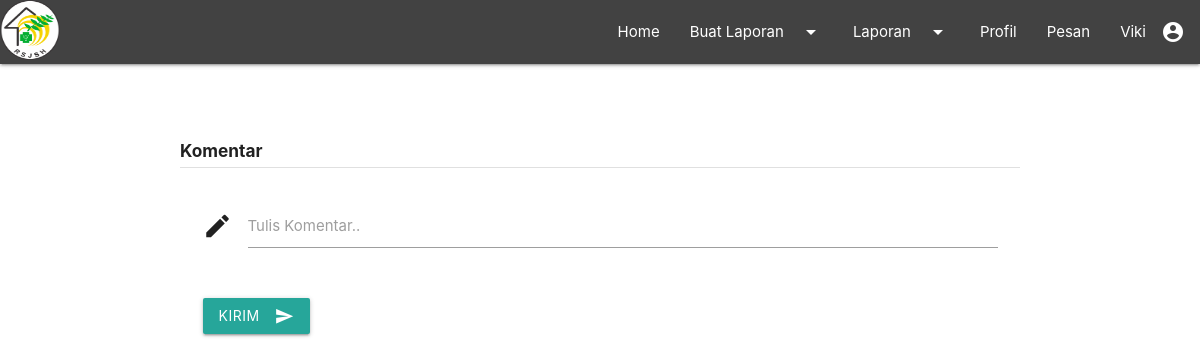
The app's page /admin/laporan/show_laporan?jenis_laporan=laporan_listrik&&id=L-l/Apel/UGD/24092019/001, older data.
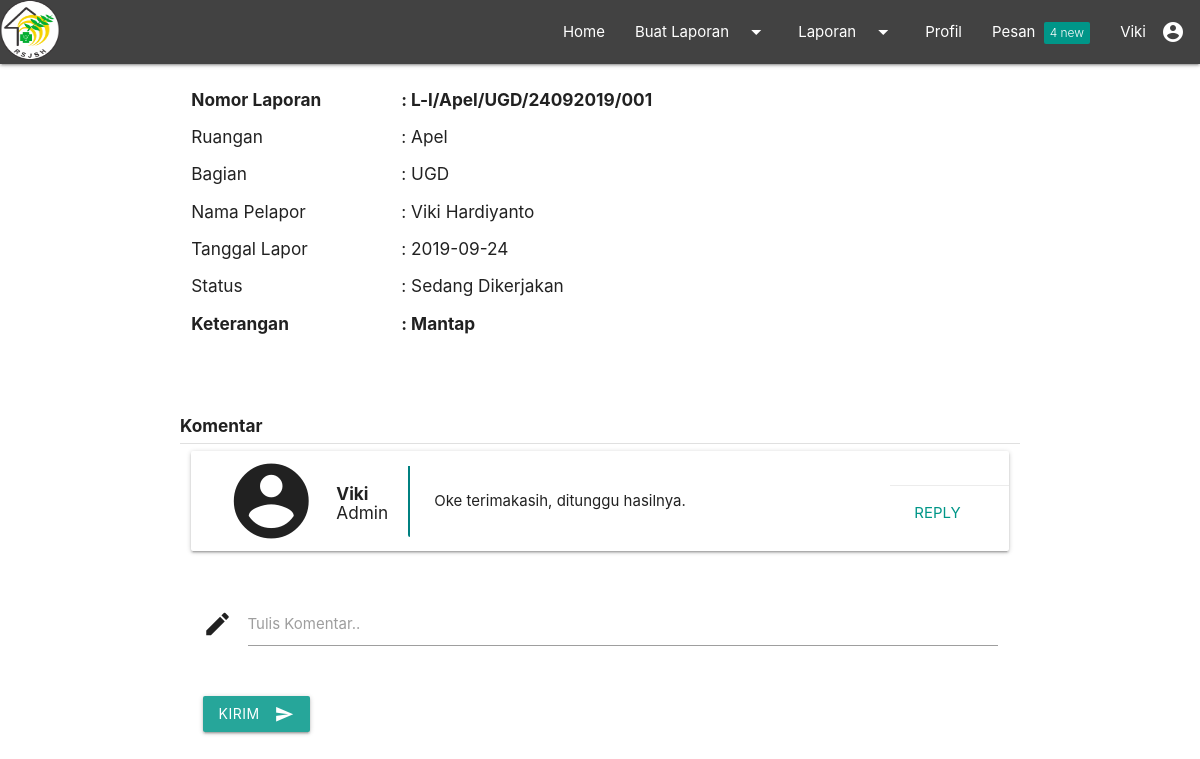
The same page, newer data.
### tables this page shows
CREATE TABLE `laporan_listrik` (
  `nomor_laporan` varchar(256) NOT NULL,
  `tanggal` date NOT NULL,
  `ruangan` varchar(256) NOT NULL,
  `bagian` varchar(256) NOT NULL,
  `pelapor` varchar(256) NOT NULL,
  `keluhan` varchar(256) NOT NULL,
  `tambahan` text NOT NULL,
  `status` enum('Menunggu Konfirmasi','Sedang Dikerjakan','Selesai') NOT NULL
);

CREATE TABLE `komentar` (
  `id_komentar` varchar(256) NOT NULL,
  `id_user` varchar(256) NOT NULL,
  `nama_user` varchar(256) NOT NULL,
  `divisi_user` varchar(256) NOT NULL,
  `tanggal` date NOT NULL,
  `komentar` text NOT NULL,
  `nomor_laporan` varchar(256) NOT NULL,
  `status_komentar` enum('0','1') NOT NULL
);

### application/controllers/admin/Laporan.php (called while the page is built, shortened)
<?php
class Laporan extends CI_Controller
{
  public function __construct()
  {
    $this->load->model('laporan_model');
    $this->load->model('komentar_model');
  }
  function show_laporan()
  {
    $data['new_msg'] = $this->komentar_model->jumlah_komentar_0();
    $nomor_laporan = $this->input->get('id');
    $jenis_laporan = $this->input->get('jenis_laporan');
    $data['laporan'] = $this->laporan_model->get_laporan($jenis_laporan, $nomor_laporan);
    $data['pesan'] = $this->komentar_model->get_pesan($nomor_laporan);
    $this->load->view('admin/show_detail_laporan_v.php', $data);
  }
}

### index.php (called while the page is built, shortened)
<?php
require_once BASEPATH.'core/CodeIgniter.php';

### application/models/Laporan_model.php (called while the page is built, shortened)
<?php
class Laporan_model extends CI_Model
{
  function get_laporan($jenis_laporan, $nomor_laporan)
  {
    $result = $this->db->get_where($jenis_laporan, array('nomor_laporan' => $nomor_laporan));
    return $result;
  }
}

### application/models/Komentar_model.php (called while the page is built, shortened)
<?php
class Komentar_model extends CI_Model
{
  function get_pesan($nomor_laporan)
  {
    $result = $this->db->get_where('komentar', array('nomor_laporan' => $nomor_laporan));
    return $result;
  }
  function jumlah_komentar_0()
  {
    $this->db->like('status_komentar', '0');
    return $this->db->count_all_results('komentar');
  }
}

### application/views/admin/show_detail_laporan_v.php (the view, shortened to what the changed rows need)
<!DOCTYPE html>
<html lang="en">
<head>
    <?php $this->load->view('admin/partials/css.php') ?>
</head>
<body>
    <?php $this->load->view('admin/partials/navbar.php') ?>
    <div class="container">
        <div class="section">
            <div class="row">
                <div class="col s3">
                    <?php foreach ($laporan->result() as $l) : ?>
                        <h6><b>Nomor Laporan </b></h6>
                </div>
                <div class="col s9">
                    <h6> <b>: <?php echo $l->nomor_laporan; ?> </b> </h6>
                </div>
                <div class="col s3">
                    <h6>Ruangan</h6>
                </div>
                <div class="col s9">
                    <h6>: <?php echo $l->ruangan; ?></h6>
                </div>
                <div class="col s3">
                    <h6>Bagian</h6>
                </div>
                <div class="col s9">
                    <h6>: <?php echo $l->bagian; ?></h6>
                </div>
                <div class="col s3">
                    <h6>Nama Pelapor</h6>
                </div>
                <div class="col s9">
                    <h6>: <?php echo $l->pelapor; ?></h6>
                </div>
                <div class="col s3">
                    <h6>Tanggal Lapor</h6>
                </div>
                <div class="col s9">
                    <h6>: <?php echo $l->tanggal; ?></h6>
                </div>
                <div class="col s3">
                    <h6>Status</h6>
                </div>
                <div class="col s9">
                    <h6>: <?php echo $l->status; ?></h6>
                </div>
                <div class="col s3">
                    <h6><b> Keterangan</b></h6>
                </div>
                <div class="col s9">
                    <h6> <b>: <?php echo $l->tambahan; ?></b></h6>
                </div>
            <?php
        endforeach; ?>
            </div>
        </div>
        <div class="section">
        </div>
        <h6><b>Komentar</b></h6>
        <div class="divider"></div>
        <div class="row">
            <div class="col s12 m12">
                <?php foreach ($pesan->result() as $p) : ?>
                    <div class="card card-comment horizontal valign-wrapper">
                        <div class="card-image">
                            <i class="material-icons right large">account_circle</i>
                        </div>
                        <h6 class="name-comment"> <b>
                                <?php $explode_nama = explode(' ', trim($p->nama_user));
                                    echo $explode_nama[0]; ?></b> <br><?php echo $p->divisi_user; ?>
                        </h6>
                        <div class="card-stacked">
                            <div class="card-content card-divider">
                                <p><?php echo $p->komentar; ?></p>
                            </div>
                        </div>
                        <div class="card-action">
                            <a href="#icon_prefix2" class="teal-text">Reply</a>
                        </div>
                    </div>
                <?php endforeach; ?>
            </div>
        </div>
    </div>
</body>
</html>

### application/views/admin/partials/navbar.php (shortened to what the changed rows need)
<div class="navbar-fixed">
    <nav class="grey darken-3">
        <div class="nav-wrapper">
            <ul id="nav-mobile" class="right hide-on-med-and-down">
                <li><a href="#" class="bold-font">Pesan
                        <?php if ($new_msg > 0) : ?>
                            <span class="new badge teal"><?php echo $new_msg; ?></span>
                        <?php endif; ?>
                    </a></li>
            </ul>
        </div>
    </nav>
</div>

Row changes from the older to the newer data that the page shows:
added laporan_listrik: nomor_laporan "L-l/Apel/UGD/24092019/001", ruangan "Apel", bagian "UGD", pelapor "Viki Hardiyanto", tanggal "2019-09-24", status "Sedang Dikerjakan", tambahan "Mantap"
added komentar: nama_user "Viki", divisi_user "Admin", komentar "Oke terimakasih, ditunggu hasilnya."
Text that changed along with them:
$new_msg: (not shown) → "4"
